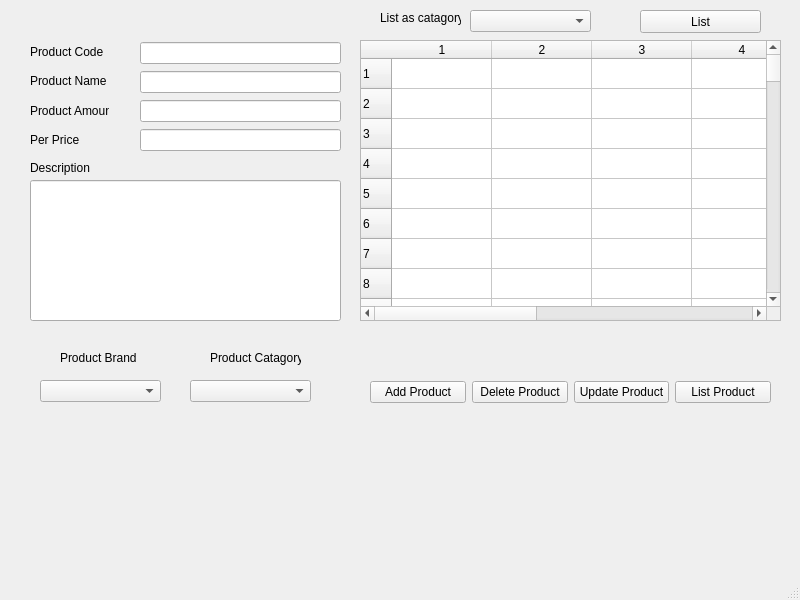
<?xml version="1.0" encoding="UTF-8"?>
<ui version="4.0">
 <class>MainWindow</class>
 <widget class="QMainWindow" name="MainWindow">
  <property name="geometry">
   <rect>
    <x>0</x>
    <y>0</y>
    <width>800</width>
    <height>600</height>
   </rect>
  </property>
  <property name="windowTitle">
   <string>MainWindow</string>
  </property>
  <widget class="QWidget" name="centralwidget">
   <widget class="QLabel" name="label_5">
    <property name="geometry">
     <rect>
      <x>30</x>
      <y>160</y>
      <width>61</width>
      <height>16</height>
     </rect>
    </property>
    <property name="text">
     <string>Description</string>
    </property>
   </widget>
   <widget class="QComboBox" name="cmbProduct">
    <property name="geometry">
     <rect>
      <x>40</x>
      <y>380</y>
      <width>121</width>
      <height>22</height>
     </rect>
    </property>
    <property name="currentIndex">
     <number>-1</number>
    </property>
    <item>
     <property name="text">
      <string>Acer</string>
     </property>
    </item>
    <item>
     <property name="text">
      <string>Apple</string>
     </property>
    </item>
    <item>
     <property name="text">
      <string>Dell</string>
     </property>
    </item>
    <item>
     <property name="text">
      <string>Google</string>
     </property>
    </item>
    <item>
     <property name="text">
      <string>HP</string>
     </property>
    </item>
    <item>
     <property name="text">
      <string>Huawei</string>
     </property>
    </item>
    <item>
     <property name="text">
      <string>Lenovo</string>
     </property>
    </item>
    <item>
     <property name="text">
      <string>LG</string>
     </property>
    </item>
    <item>
     <property name="text">
      <string>Microsoft</string>
     </property>
    </item>
    <item>
     <property name="text">
      <string>MSI</string>
     </property>
    </item>
    <item>
     <property name="text">
      <string>Monster</string>
     </property>
    </item>
    <item>
     <property name="text">
      <string>OnePlus</string>
     </property>
    </item>
    <item>
     <property name="text">
      <string>Oppo</string>
     </property>
    </item>
    <item>
     <property name="text">
      <string>Realme</string>
     </property>
    </item>
    <item>
     <property name="text">
      <string>Samsung</string>
     </property>
    </item>
    <item>
     <property name="text">
      <string>Sony</string>
     </property>
    </item>
    <item>
     <property name="text">
      <string>Xiaomi</string>
     </property>
    </item>
   </widget>
   <widget class="QComboBox" name="cmdCatagory">
    <property name="geometry">
     <rect>
      <x>190</x>
      <y>380</y>
      <width>121</width>
      <height>22</height>
     </rect>
    </property>
    <property name="currentIndex">
     <number>-1</number>
    </property>
    <item>
     <property name="text">
      <string>Phone</string>
     </property>
    </item>
    <item>
     <property name="text">
      <string>Computer</string>
     </property>
    </item>
    <item>
     <property name="text">
      <string>Furniture</string>
     </property>
    </item>
   </widget>
   <widget class="QLabel" name="label_6">
    <property name="geometry">
     <rect>
      <x>60</x>
      <y>350</y>
      <width>81</width>
      <height>16</height>
     </rect>
    </property>
    <property name="text">
     <string>Product Brand</string>
    </property>
   </widget>
   <widget class="QLabel" name="label_7">
    <property name="geometry">
     <rect>
      <x>210</x>
      <y>350</y>
      <width>91</width>
      <height>16</height>
     </rect>
    </property>
    <property name="text">
     <string>Product Catagory</string>
    </property>
   </widget>
   <widget class="QTableWidget" name="tableList">
    <property name="geometry">
     <rect>
      <x>360</x>
      <y>40</y>
      <width>421</width>
      <height>281</height>
     </rect>
    </property>
    <property name="rowCount">
     <number>1000</number>
    </property>
    <property name="columnCount">
     <number>7</number>
    </property>
    <row/>
    <row/>
    <row/>
    <row/>
    <row/>
    <row/>
    <row/>
    <row/>
    <row/>
    <row/>
    <row/>
    <row/>
    <row/>
    <row/>
    <row/>
    <row/>
    <row/>
    <row/>
    <row/>
    <row/>
    <row/>
    <row/>
    <row/>
    <row/>
    <row/>
    <row/>
    <row/>
    <row/>
    <row/>
    <row/>
    <row/>
    <row/>
    <row/>
    <row/>
    <row/>
    <row/>
    <row/>
    <row/>
    <row/>
    <row/>
    <row/>
    <row/>
    <row/>
    <row/>
    <row/>
    <row/>
    <row/>
    <row/>
    <row/>
    <row/>
    <row/>
    <row/>
    <row/>
    <row/>
    <row/>
    <row/>
    <row/>
    <row/>
    <row/>
    <row/>
    <row/>
    <row/>
    <row/>
    <row/>
    <row/>
    <row/>
    <row/>
    <row/>
    <row/>
    <row/>
    <row/>
    <row/>
    <row/>
    <row/>
    <row/>
    <row/>
    <row/>
    <row/>
    <row/>
    <row/>
    <row/>
    <row/>
    <row/>
    <row/>
    <row/>
    <row/>
    <row/>
    <row/>
    <row/>
    <row/>
    <row/>
    <row/>
    <row/>
    <row/>
    <row/>
    <row/>
    <row/>
    <row/>
    <row/>
    <row/>
    <row/>
    <row/>
    <row/>
    <row/>
    <row/>
    <row/>
    <row/>
    <row/>
    <row/>
    <row/>
    <row/>
    <row/>
    <row/>
    <row/>
    <row/>
    <row/>
    <row/>
    <row/>
    <row/>
    <row/>
    <row/>
    <row/>
    <row/>
    <row/>
    <row/>
    <row/>
    <row/>
    <row/>
    <row/>
    <row/>
    <row/>
    <row/>
    <row/>
    <row/>
    <row/>
    <row/>
    <row/>
    <row/>
    <row/>
    <row/>
    <row/>
    <row/>
    <row/>
    <row/>
    <row/>
    <row/>
    <row/>
    <row/>
    <row/>
    <row/>
    <row/>
    <row/>
    <row/>
    <row/>
    <row/>
    <row/>
    <row/>
    <row/>
    <row/>
    <row/>
    <row/>
    <row/>
    <row/>
    <row/>
    <row/>
    <row/>
    <row/>
    <row/>
    <row/>
    <row/>
    <row/>
    <row/>
    <row/>
    <row/>
    <row/>
    <row/>
    <row/>
    <row/>
    <row/>
    <row/>
    <row/>
    <row/>
    <row/>
    <row/>
    <row/>
    <row/>
    <row/>
    <row/>
    <row/>
    <row/>
    <row/>
    <row/>
    <row/>
    <row/>
    <row/>
    <row/>
    <row/>
    <row/>
    <row/>
    <row/>
    <row/>
    <row/>
    <row/>
    <row/>
    <row/>
    <row/>
    <row/>
    <row/>
    <row/>
    <row/>
    <row/>
    <row/>
    <row/>
    <row/>
    <row/>
    <row/>
    <row/>
    <row/>
    <row/>
    <row/>
    <row/>
    <row/>
    <row/>
    <row/>
    <row/>
    <row/>
    <row/>
    <row/>
    <row/>
    <row/>
    <row/>
    <row/>
    <row/>
    <row/>
    <row/>
    <row/>
    <row/>
    <row/>
    <row/>
    <row/>
    <row/>
    <row/>
    <row/>
    <row/>
    <row/>
    <row/>
    <row/>
    <row/>
    <row/>
    <row/>
    <row/>
    <row/>
    <row/>
    <row/>
    <row/>
    <row/>
    <row/>
    <row/>
    <row/>
    <row/>
    <row/>
    <row/>
    <row/>
    <row/>
    <row/>
    <row/>
    <row/>
    <row/>
    <row/>
    <row/>
    <row/>
    <row/>
    <row/>
    <row/>
    <row/>
    <row/>
    <row/>
    <row/>
    <row/>
    <row/>
    <row/>
    <row/>
    <row/>
    <row/>
    <row/>
    <row/>
    <row/>
    <row/>
    <row/>
    <row/>
    <row/>
    <row/>
    <row/>
    <row/>
    <row/>
    <row/>
    <row/>
    <row/>
    <row/>
    <row/>
    <row/>
    <row/>
    <row/>
    <row/>
    <row/>
    <row/>
    <row/>
    <row/>
    <row/>
    <row/>
    <row/>
    <row/>
    <row/>
    <row/>
    <row/>
    <row/>
    <row/>
    <row/>
    <row/>
    <row/>
    <row/>
    <row/>
    <row/>
    <row/>
    <row/>
    <row/>
    <row/>
    <row/>
    <row/>
    <row/>
    <row/>
    <row/>
    <row/>
    <row/>
    <row/>
    <row/>
    <row/>
    <row/>
    <row/>
    <row/>
    <row/>
    <row/>
    <row/>
    <row/>
    <row/>
    <row/>
    <row/>
    <row/>
    <row/>
    <row/>
    <row/>
    <row/>
    <row/>
    <row/>
    <row/>
    <row/>
    <row/>
    <row/>
    <row/>
    <row/>
    <row/>
    <row/>
    <row/>
    <row/>
    <row/>
    <row/>
    <row/>
    <row/>
    <row/>
    <row/>
    <row/>
    <row/>
    <row/>
    <row/>
    <row/>
    <row/>
    <row/>
    <row/>
    <row/>
    <row/>
    <row/>
    <row/>
    <row/>
    <row/>
    <row/>
    <row/>
    <row/>
    <row/>
    <row/>
    <row/>
    <row/>
    <row/>
    <row/>
    <row/>
    <row/>
    <row/>
    <row/>
    <row/>
    <row/>
    <row/>
    <row/>
    <row/>
    <row/>
    <row/>
    <row/>
    <row/>
    <row/>
    <row/>
    <row/>
    <row/>
    <row/>
    <row/>
    <row/>
    <row/>
    <row/>
    <row/>
    <row/>
    <row/>
    <row/>
    <row/>
    <row/>
    <row/>
    <row/>
    <row/>
    <row/>
    <row/>
    <row/>
    <row/>
    <row/>
    <row/>
    <row/>
    <row/>
    <row/>
    <row/>
    <row/>
    <row/>
    <row/>
    <row/>
    <row/>
    <row/>
    <row/>
    <row/>
    <row/>
    <row/>
    <row/>
    <row/>
    <row/>
    <row/>
    <row/>
    <row/>
    <row/>
    <row/>
    <row/>
    <row/>
    <row/>
    <row/>
    <row/>
    <row/>
    <row/>
    <row/>
    <row/>
    <row/>
    <row/>
    <row/>
    <row/>
    <row/>
    <row/>
    <row/>
    <row/>
    <row/>
    <row/>
    <row/>
    <row/>
    <row/>
    <row/>
    <row/>
    <row/>
    <row/>
    <row/>
    <row/>
    <row/>
    <row/>
    <row/>
    <row/>
    <row/>
    <row/>
    <row/>
    <row/>
    <row/>
    <row/>
    <row/>
    <row/>
    <row/>
    <row/>
    <row/>
    <row/>
    <row/>
    <row/>
    <row/>
    <row/>
    <row/>
    <row/>
    <row/>
    <row/>
    <row/>
    <row/>
    <row/>
    <row/>
    <row/>
    <row/>
    <row/>
    <row/>
    <row/>
    <row/>
    <row/>
    <row/>
    <row/>
    <row/>
    <row/>
    <row/>
    <row/>
    <row/>
    <row/>
    <row/>
    <row/>
    <row/>
    <row/>
    <row/>
    <row/>
    <row/>
    <row/>
    <row/>
    <row/>
    <row/>
    <row/>
    <row/>
    <row/>
    <row/>
    <row/>
    <row/>
    <row/>
    <row/>
    <row/>
    <row/>
    <row/>
    <row/>
    <row/>
    <row/>
    <row/>
    <row/>
    <row/>
    <row/>
    <row/>
    <row/>
    <row/>
    <row/>
    <row/>
    <row/>
    <row/>
    <row/>
    <row/>
    <row/>
    <row/>
    <row/>
    <row/>
    <row/>
    <row/>
    <row/>
    <row/>
    <row/>
    <row/>
    <row/>
    <row/>
    <row/>
    <row/>
    <row/>
    <row/>
    <row/>
    <row/>
    <row/>
    <row/>
    <row/>
    <row/>
    <row/>
    <row/>
    <row/>
    <row/>
    <row/>
    <row/>
    <row/>
    <row/>
    <row/>
    <row/>
    <row/>
    <row/>
    <row/>
    <row/>
    <row/>
    <row/>
    <row/>
    <row/>
    <row/>
    <row/>
    <row/>
    <row/>
    <row/>
    <row/>
    <row/>
    <row/>
    <row/>
    <row/>
    <row/>
    <row/>
    <row/>
    <row/>
    <row/>
    <row/>
    <row/>
    <row/>
    <row/>
    <row/>
    <row/>
    <row/>
    <row/>
    <row/>
    <row/>
    <row/>
    <row/>
    <row/>
    <row/>
    <row/>
    <row/>
    <row/>
    <row/>
    <row/>
    <row/>
    <row/>
    <row/>
    <row/>
    <row/>
    <row/>
    <row/>
    <row/>
    <row/>
    <row/>
    <row/>
    <row/>
    <row/>
    <row/>
    <row/>
    <row/>
    <row/>
    <row/>
    <row/>
    <row/>
    <row/>
    <row/>
    <row/>
    <row/>
    <row/>
    <row/>
    <row/>
    <row/>
    <row/>
    <row/>
    <row/>
    <row/>
    <row/>
    <row/>
    <row/>
    <row/>
    <row/>
    <row/>
    <row/>
    <row/>
    <row/>
    <row/>
    <row/>
    <row/>
    <row/>
    <row/>
    <row/>
    <row/>
    <row/>
    <row/>
    <row/>
    <row/>
    <row/>
    <row/>
    <row/>
    <row/>
    <row/>
    <row/>
    <row/>
    <row/>
    <row/>
    <row/>
    <row/>
    <row/>
    <row/>
    <row/>
    <row/>
    <row/>
    <row/>
    <row/>
    <row/>
    <row/>
    <row/>
    <row/>
    <row/>
    <row/>
    <row/>
    <row/>
    <row/>
    <row/>
    <row/>
    <row/>
    <row/>
    <row/>
    <row/>
    <row/>
    <row/>
    <row/>
    <row/>
    <row/>
    <row/>
    <row/>
    <row/>
    <row/>
    <row/>
    <row/>
    <row/>
    <row/>
    <row/>
    <row/>
    <row/>
    <row/>
    <row/>
    <row/>
    <row/>
    <row/>
    <row/>
    <row/>
    <row/>
    <row/>
    <row/>
    <row/>
    <row/>
    <row/>
    <row/>
    <row/>
    <row/>
    <row/>
    <row/>
    <row/>
    <row/>
    <row/>
    <row/>
    <row/>
    <row/>
    <row/>
    <row/>
    <row/>
    <row/>
    <row/>
    <row/>
    <row/>
    <row/>
    <row/>
    <row/>
    <row/>
    <row/>
    <row/>
    <row/>
    <row/>
    <row/>
    <row/>
    <row/>
    <row/>
    <row/>
    <row/>
    <row/>
    <row/>
    <row/>
    <row/>
    <row/>
    <row/>
    <row/>
    <row/>
    <row/>
    <row/>
    <row/>
    <row/>
    <row/>
    <row/>
    <row/>
    <row/>
    <row/>
    <row/>
    <row/>
    <row/>
    <row/>
    <row/>
    <row/>
    <row/>
    <row/>
    <row/>
    <row/>
    <row/>
    <row/>
    <row/>
    <row/>
    <row/>
    <row/>
    <row/>
    <row/>
    <row/>
    <row/>
    <row/>
    <row/>
    <row/>
    <row/>
    <row/>
    <row/>
    <row/>
    <row/>
    <row/>
    <row/>
    <row/>
    <row/>
    <row/>
    <row/>
    <row/>
    <row/>
    <row/>
    <row/>
    <row/>
    <row/>
    <row/>
    <row/>
    <row/>
    <row/>
    <row/>
    <row/>
    <row/>
    <row/>
    <row/>
    <row/>
    <row/>
    <row/>
    <row/>
    <row/>
    <row/>
    <row/>
    <row/>
    <row/>
    <row/>
    <row/>
    <row/>
    <row/>
    <row/>
    <row/>
    <row/>
    <row/>
    <row/>
    <row/>
    <row/>
    <row/>
    <row/>
    <row/>
    <row/>
    <row/>
    <row/>
    <row/>
    <row/>
    <row/>
    <row/>
    <row/>
    <row/>
    <row/>
    <row/>
    <row/>
    <row/>
    <row/>
    <row/>
    <row/>
    <row/>
    <row/>
    <row/>
    <row/>
    <row/>
    <row/>
    <row/>
    <row/>
    <row/>
    <row/>
    <row/>
    <row/>
    <row/>
    <row/>
    <row/>
    <row/>
    <row/>
    <row/>
    <row/>
    <row/>
    <row/>
    <row/>
    <row/>
    <row/>
    <row/>
    <row/>
    <row/>
    <row/>
    <row/>
    <row/>
    <row/>
    <row/>
    <row/>
    <row/>
    <row/>
    <row/>
    <row/>
    <row/>
    <row/>
    <row/>
    <row/>
    <row/>
    <row/>
    <row/>
    <row/>
    <row/>
    <row/>
    <row/>
    <row/>
    <row/>
    <row/>
    <row/>
    <row/>
    <row/>
    <row/>
    <row/>
    <row/>
    <row/>
    <row/>
    <row/>
    <row/>
    <row/>
    <row/>
    <row/>
    <row/>
    <row/>
    <row/>
    <row/>
    <row/>
    <row/>
    <row/>
    <row/>
    <row/>
    <row/>
    <row/>
    <row/>
    <row/>
    <row/>
    <row/>
    <row/>
    <row/>
    <row/>
    <row/>
    <row/>
    <row/>
    <row/>
    <row/>
    <row/>
    <row/>
    <row/>
    <row/>
    <row/>
    <row/>
    <row/>
    <row/>
    <row/>
    <row/>
    <row/>
    <row/>
    <row/>
    <row/>
    <row/>
    <row/>
    <row/>
    <row/>
    <row/>
    <row/>
    <row/>
    <row/>
    <row/>
    <row/>
    <row/>
    <row/>
    <row/>
    <column/>
    <column/>
    <column/>
    <column/>
    <column/>
    <column/>
    <column/>
   </widget>
   <widget class="QLabel" name="label_8">
    <property name="geometry">
     <rect>
      <x>380</x>
      <y>10</y>
      <width>81</width>
      <height>16</height>
     </rect>
    </property>
    <property name="text">
     <string>List as catagory</string>
    </property>
   </widget>
   <widget class="QPushButton" name="listProductAsCatagory">
    <property name="geometry">
     <rect>
      <x>640</x>
      <y>10</y>
      <width>121</width>
      <height>23</height>
     </rect>
    </property>
    <property name="text">
     <string>List</string>
    </property>
   </widget>
   <widget class="QLineEdit" name="productDescription">
    <property name="geometry">
     <rect>
      <x>30</x>
      <y>180</y>
      <width>311</width>
      <height>141</height>
     </rect>
    </property>
   </widget>
   <widget class="QComboBox" name="cmbListAsCatagory">
    <property name="geometry">
     <rect>
      <x>470</x>
      <y>10</y>
      <width>121</width>
      <height>22</height>
     </rect>
    </property>
    <property name="currentIndex">
     <number>-1</number>
    </property>
    <item>
     <property name="text">
      <string>Phone</string>
     </property>
    </item>
    <item>
     <property name="text">
      <string>Computer</string>
     </property>
    </item>
    <item>
     <property name="text">
      <string>Furniture</string>
     </property>
    </item>
   </widget>
   <widget class="QWidget" name="layoutWidget">
    <property name="geometry">
     <rect>
      <x>370</x>
      <y>380</y>
      <width>401</width>
      <height>25</height>
     </rect>
    </property>
    <layout class="QHBoxLayout" name="horizontalLayout">
     <item>
      <widget class="QPushButton" name="addProductButton">
       <property name="text">
        <string>Add Product</string>
       </property>
      </widget>
     </item>
     <item>
      <widget class="QPushButton" name="deleteProductButton">
       <property name="text">
        <string>Delete Product</string>
       </property>
      </widget>
     </item>
     <item>
      <widget class="QPushButton" name="updateProductButton">
       <property name="text">
        <string>Update Product</string>
       </property>
      </widget>
     </item>
     <item>
      <widget class="QPushButton" name="listProductButton">
       <property name="text">
        <string>List Product</string>
       </property>
      </widget>
     </item>
    </layout>
   </widget>
   <widget class="QWidget" name="layoutWidget">
    <property name="geometry">
     <rect>
      <x>140</x>
      <y>41</y>
      <width>201</width>
      <height>111</height>
     </rect>
    </property>
    <layout class="QVBoxLayout" name="verticalLayout_2">
     <item>
      <widget class="QLineEdit" name="productCode"/>
     </item>
     <item>
      <widget class="QLineEdit" name="productName"/>
     </item>
     <item>
      <widget class="QLineEdit" name="productAmount"/>
     </item>
     <item>
      <widget class="QLineEdit" name="productPrice"/>
     </item>
    </layout>
   </widget>
   <widget class="QWidget" name="layoutWidget">
    <property name="geometry">
     <rect>
      <x>30</x>
      <y>40</y>
      <width>79</width>
      <height>111</height>
     </rect>
    </property>
    <layout class="QVBoxLayout" name="verticalLayout">
     <item>
      <widget class="QLabel" name="label">
       <property name="text">
        <string>Product Code</string>
       </property>
      </widget>
     </item>
     <item>
      <widget class="QLabel" name="label_2">
       <property name="text">
        <string>Product Name</string>
       </property>
      </widget>
     </item>
     <item>
      <widget class="QLabel" name="label_4">
       <property name="text">
        <string>Product Amount</string>
       </property>
      </widget>
     </item>
     <item>
      <widget class="QLabel" name="label_3">
       <property name="text">
        <string>Per Price</string>
       </property>
      </widget>
     </item>
    </layout>
   </widget>
  </widget>
  <widget class="QMenuBar" name="menubar">
   <property name="geometry">
    <rect>
     <x>0</x>
     <y>0</y>
     <width>800</width>
     <height>21</height>
    </rect>
   </property>
  </widget>
  <widget class="QStatusBar" name="statusbar"/>
 </widget>
 <resources/>
 <connections/>
</ui>
